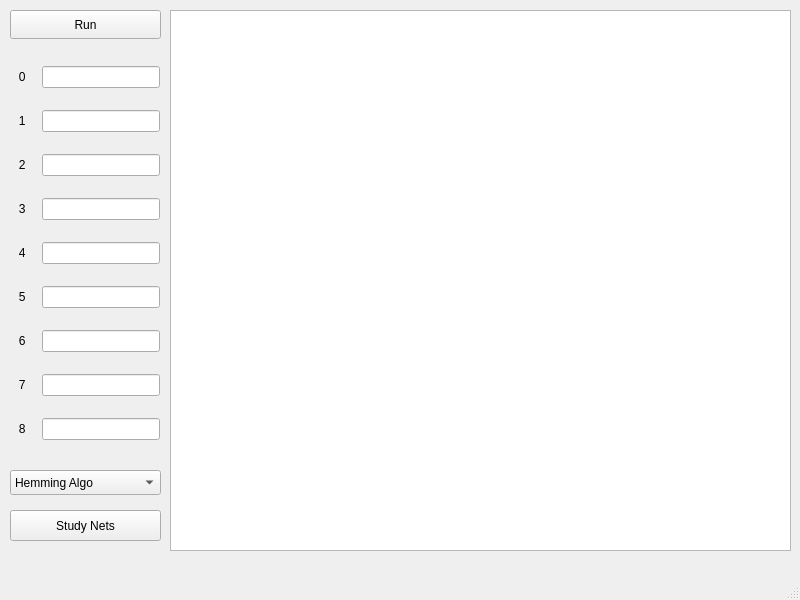
<?xml version="1.0" encoding="UTF-8"?>
<ui version="4.0">
 <class>MainWindow</class>
 <widget class="QMainWindow" name="MainWindow">
  <property name="geometry">
   <rect>
    <x>0</x>
    <y>0</y>
    <width>800</width>
    <height>600</height>
   </rect>
  </property>
  <property name="windowTitle">
   <string>MainWindow</string>
  </property>
  <widget class="QWidget" name="centralwidget">
   <widget class="QGraphicsView" name="graphicsView">
    <property name="geometry">
     <rect>
      <x>170</x>
      <y>10</y>
      <width>621</width>
      <height>541</height>
     </rect>
    </property>
   </widget>
   <widget class="QPushButton" name="runButton">
    <property name="geometry">
     <rect>
      <x>10</x>
      <y>10</y>
      <width>151</width>
      <height>29</height>
     </rect>
    </property>
    <property name="text">
     <string>Run</string>
    </property>
   </widget>
   <widget class="QWidget" name="verticalLayoutWidget">
    <property name="geometry">
     <rect>
      <x>9</x>
      <y>50</y>
      <width>151</width>
      <height>411</height>
     </rect>
    </property>
    <layout class="QVBoxLayout" name="verticalLayout">
     <item>
      <layout class="QHBoxLayout" name="horizontalLayout">
       <item>
        <widget class="QLabel" name="label">
         <property name="text">
          <string>   0   </string>
         </property>
        </widget>
       </item>
       <item>
        <widget class="QLineEdit" name="line0"/>
       </item>
      </layout>
     </item>
     <item>
      <layout class="QHBoxLayout" name="horizontalLayout_8">
       <item>
        <widget class="QLabel" name="label_8">
         <property name="text">
          <string>   1   </string>
         </property>
        </widget>
       </item>
       <item>
        <widget class="QLineEdit" name="line1"/>
       </item>
      </layout>
     </item>
     <item>
      <layout class="QHBoxLayout" name="horizontalLayout_7">
       <item>
        <widget class="QLabel" name="label_7">
         <property name="text">
          <string>   2   </string>
         </property>
        </widget>
       </item>
       <item>
        <widget class="QLineEdit" name="line2"/>
       </item>
      </layout>
     </item>
     <item>
      <layout class="QHBoxLayout" name="horizontalLayout_6">
       <item>
        <widget class="QLabel" name="label_6">
         <property name="text">
          <string>   3   </string>
         </property>
        </widget>
       </item>
       <item>
        <widget class="QLineEdit" name="line3"/>
       </item>
      </layout>
     </item>
     <item>
      <layout class="QHBoxLayout" name="horizontalLayout_3">
       <item>
        <widget class="QLabel" name="label_3">
         <property name="text">
          <string>   4   </string>
         </property>
        </widget>
       </item>
       <item>
        <widget class="QLineEdit" name="line4"/>
       </item>
      </layout>
     </item>
     <item>
      <layout class="QHBoxLayout" name="horizontalLayout_4">
       <item>
        <widget class="QLabel" name="label_4">
         <property name="text">
          <string>   5   </string>
         </property>
        </widget>
       </item>
       <item>
        <widget class="QLineEdit" name="line5"/>
       </item>
      </layout>
     </item>
     <item>
      <layout class="QHBoxLayout" name="horizontalLayout_10">
       <item>
        <widget class="QLabel" name="label_10">
         <property name="text">
          <string>   6   </string>
         </property>
        </widget>
       </item>
       <item>
        <widget class="QLineEdit" name="line6"/>
       </item>
      </layout>
     </item>
     <item>
      <layout class="QHBoxLayout" name="horizontalLayout_9">
       <item>
        <widget class="QLabel" name="label_9">
         <property name="text">
          <string>   7   </string>
         </property>
        </widget>
       </item>
       <item>
        <widget class="QLineEdit" name="line7"/>
       </item>
      </layout>
     </item>
     <item>
      <layout class="QHBoxLayout" name="horizontalLayout_5">
       <item>
        <widget class="QLabel" name="label_5">
         <property name="text">
          <string>   8   </string>
         </property>
        </widget>
       </item>
       <item>
        <widget class="QLineEdit" name="line8"/>
       </item>
      </layout>
     </item>
    </layout>
   </widget>
   <widget class="QComboBox" name="algoBox">
    <property name="geometry">
     <rect>
      <x>10</x>
      <y>470</y>
      <width>151</width>
      <height>25</height>
     </rect>
    </property>
    <item>
     <property name="text">
      <string>Hemming Algo</string>
     </property>
    </item>
    <item>
     <property name="text">
      <string>Hebb Algo</string>
     </property>
    </item>
   </widget>
   <widget class="QPushButton" name="study">
    <property name="geometry">
     <rect>
      <x>10</x>
      <y>510</y>
      <width>151</width>
      <height>31</height>
     </rect>
    </property>
    <property name="text">
     <string>Study Nets</string>
    </property>
   </widget>
  </widget>
  <widget class="QMenuBar" name="menubar">
   <property name="geometry">
    <rect>
     <x>0</x>
     <y>0</y>
     <width>800</width>
     <height>22</height>
    </rect>
   </property>
  </widget>
  <widget class="QStatusBar" name="statusbar"/>
 </widget>
 <resources/>
 <connections/>
</ui>
